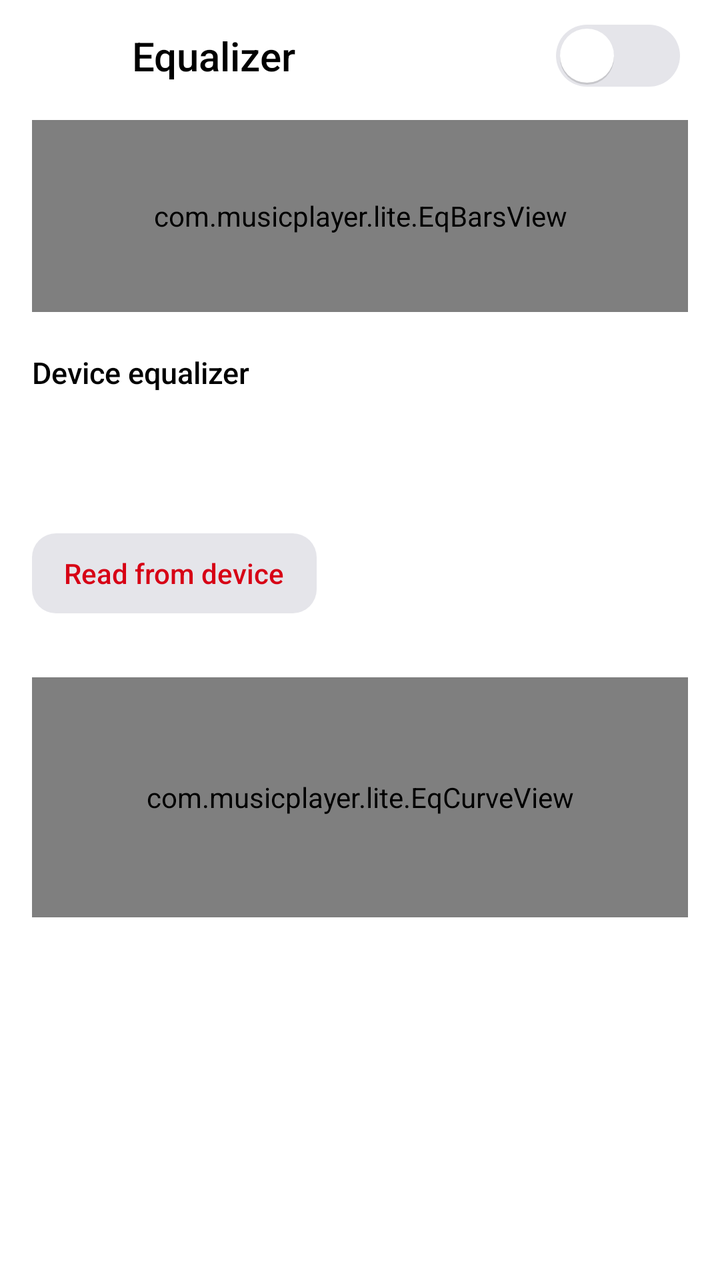
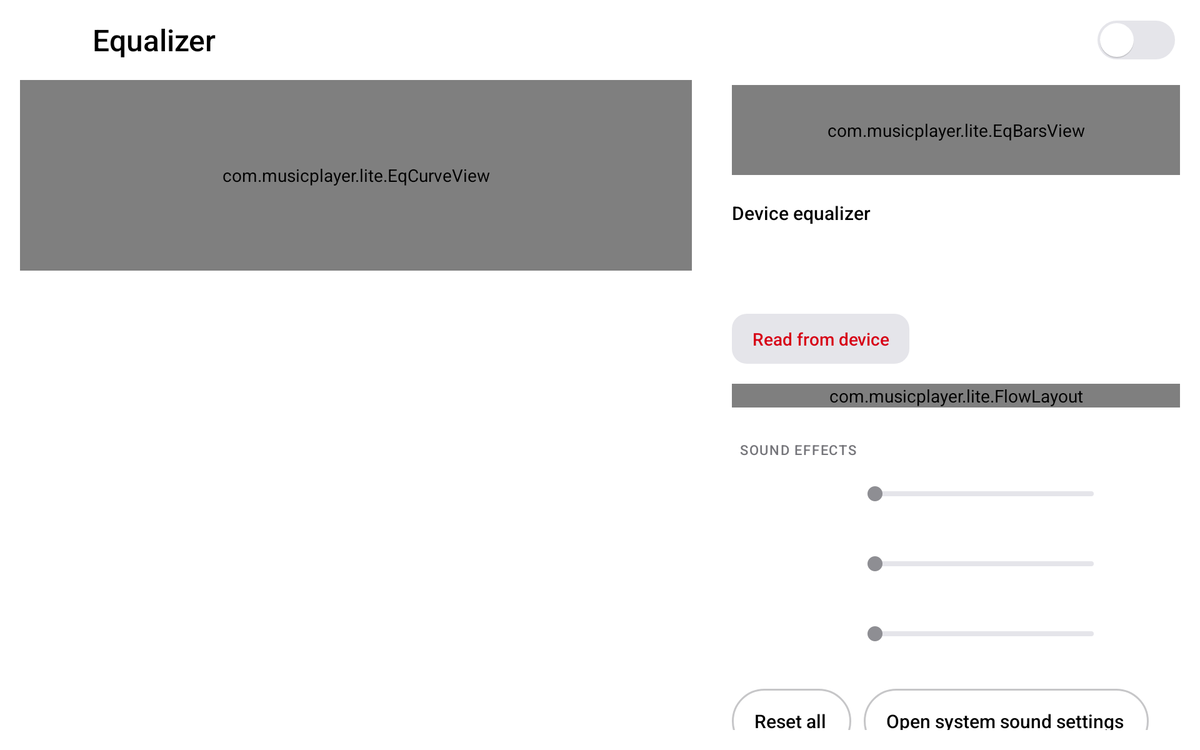

Compare how this app lays out the same screen by default and in its alternative resource folder. The renders come first, then the two layout files and the values they reference.
<!-- AndroidManifest.xml: application theme AppTheme -->
<!-- res/layout/activity_equalizer.xml -->
<?xml version="1.0" encoding="utf-8"?>
<LinearLayout xmlns:android="http://schemas.android.com/apk/res/android"
    xmlns:app="http://schemas.android.com/apk/res-auto"
    android:layout_width="match_parent"
    android:layout_height="match_parent"
    android:orientation="vertical">

    <LinearLayout
        style="@style/TopBar"
        android:paddingStart="4dp"
        android:paddingEnd="4dp">

        <ImageButton
            android:id="@+id/btn_back"
            android:layout_marginStart="6dp"
            android:tag="glass:pill"
            style="@style/IconButton"
            android:contentDescription="@string/cd_back"
            android:src="@drawable/ic_arrow_back" />

        <TextView
            style="@style/TopTitle"
            android:layout_width="0dp"
            android:layout_marginStart="8dp"
            android:layout_weight="1"
            android:text="@string/eq_title" />

        <Switch
            android:id="@+id/eq_switch"
            android:layout_width="wrap_content"
            android:layout_height="wrap_content"
            android:layout_marginEnd="16dp"
            android:contentDescription="@string/eq_switch" />
    </LinearLayout>

    <TextView
        android:id="@+id/eq_unavailable"
        android:layout_width="match_parent"
        android:layout_height="wrap_content"
        android:padding="@dimen/gutter"
        android:text="@string/eq_unavailable"
        android:textColor="@color/text_secondary"
        android:textSize="15sp"
        android:visibility="gone" />

    <ScrollView
        android:id="@+id/eq_content"
        android:layout_width="match_parent"
        android:layout_height="0dp"
        android:layout_weight="1"
        android:scrollbars="none">

        <LinearLayout
            android:layout_width="match_parent"
            android:layout_height="wrap_content"
            android:orientation="vertical"
            android:paddingStart="@dimen/gutter"
            android:paddingEnd="@dimen/gutter"
            android:paddingBottom="24dp">

            
            <com.musicplayer.lite.EqBarsView
            app:hideWhenNone="true"
                android:id="@+id/eq_bars"
                android:layout_width="match_parent"
                android:layout_height="@dimen/eq_bars_height"
                android:layout_marginTop="4dp"
                android:layout_marginBottom="16dp"
                android:background="?attr/appCard"
                android:importantForAccessibility="no"
                android:padding="16dp"
                android:tag="glass:card"
                app:barColor="?attr/appAccentFill"
                app:bars="20" />

            <include layout="@layout/part_eq_device" />

            <HorizontalScrollView
                android:layout_width="match_parent"
                android:layout_height="wrap_content"
                android:overScrollMode="never"
                android:scrollbars="none">

                <LinearLayout
                    android:id="@+id/eq_presets"
                    android:layout_width="wrap_content"
                    android:layout_height="wrap_content"
                    android:orientation="horizontal" />
            </HorizontalScrollView>

            <LinearLayout
                android:layout_width="match_parent"
                android:layout_height="wrap_content"
                android:layout_marginTop="16dp"
                android:orientation="vertical"
                android:tag="glass:card,padded">

                <com.musicplayer.lite.EqCurveView
                    android:id="@+id/eq_curve"
                    android:layout_width="match_parent"
                    android:layout_height="@dimen/eq_curve_height" />

                <LinearLayout
                    android:id="@+id/eq_bands"
                    android:layout_width="match_parent"
                    android:layout_height="@dimen/eq_band_height"
                    android:orientation="horizontal" />
            </LinearLayout>

            <TextView
                style="@style/SectionLabel"
                android:layout_marginTop="24dp"
                android:text="@string/eq_effects" />

            <LinearLayout
                android:layout_width="match_parent"
                android:layout_height="wrap_content"
                android:orientation="vertical"
                android:tag="glass:card,padded">

                <include
                    android:id="@+id/fx_bass"
                    layout="@layout/row_effect" />

                <include
                    android:id="@+id/fx_virt"
                    layout="@layout/row_effect" />

                <include
                    android:id="@+id/fx_loud"
                    layout="@layout/row_effect" />
            </LinearLayout>

            <LinearLayout
                android:layout_width="match_parent"
                android:layout_height="wrap_content"
                android:layout_marginTop="16dp"
                android:orientation="horizontal">

                <TextView
                    android:id="@+id/eq_reset"
                    style="@style/PillOutline"
                    android:clickable="true"
                    android:focusable="true"
                    android:text="@string/eq_reset" />

                <TextView
                    android:id="@+id/eq_system"
                    style="@style/PillOutline"
                    android:layout_marginStart="10dp"
                    android:clickable="true"
                    android:focusable="true"
                    android:text="@string/eq_system" />
            </LinearLayout>
        </LinearLayout>
    </ScrollView>
</LinearLayout>
<!-- res/layout/part_eq_device.xml (included above) -->
<?xml version="1.0" encoding="utf-8"?>
<LinearLayout xmlns:android="http://schemas.android.com/apk/res/android"
    android:id="@+id/eq_device"
    android:layout_width="match_parent"
    android:layout_height="wrap_content"
    android:layout_marginTop="4dp"
    android:layout_marginBottom="16dp"
    android:orientation="vertical"
    android:tag="glass:card,padded">

    <TextView
        style="@style/SettingTitle"
        android:fontFamily="sans-serif-medium"
        android:text="@string/eq_dev_title" />

    <TextView
        android:id="@+id/eq_dev_status"
        style="@style/SettingSub"
        android:layout_marginTop="4dp" />

    <include
        android:id="@+id/row_eq_device"
        layout="@layout/row_setting" />

    <TextView
        android:id="@+id/eq_dev_read"
        style="@style/PillSmall"
        android:layout_marginTop="4dp"
        android:clickable="true"
        android:focusable="true"
        android:text="@string/eq_dev_read" />
</LinearLayout>
<!-- res/layout/row_effect.xml (included above) -->
<?xml version="1.0" encoding="utf-8"?>
<LinearLayout xmlns:android="http://schemas.android.com/apk/res/android"
    android:layout_width="match_parent"
    android:layout_height="wrap_content"
    android:gravity="center_vertical"
    android:minHeight="56dp"
    android:orientation="horizontal">

    <TextView
        android:id="@+id/fx_label"
        android:layout_width="0dp"
        android:layout_height="wrap_content"
        android:layout_weight="1.1"
        android:textColor="@color/text_primary"
        android:textSize="15sp" />

    <SeekBar
        android:id="@+id/fx_seek"
        android:layout_width="0dp"
        android:layout_height="40dp"
        android:layout_weight="2"
        android:maxHeight="4dp"
        android:minHeight="4dp"
        android:paddingStart="9dp"
        android:paddingEnd="9dp"
        android:progressDrawable="@drawable/seek_progress"
        android:splitTrack="false"
        android:thumb="@drawable/seek_thumb" />

    <TextView
        android:id="@+id/fx_value"
        android:layout_width="60dp"
        android:layout_height="wrap_content"
        android:fontFeatureSettings="tnum"
        android:gravity="end"
        android:textColor="@color/text_secondary"
        android:textSize="13sp" />
</LinearLayout>
<!-- res/layout/row_setting.xml (included above) -->
<?xml version="1.0" encoding="utf-8"?>
<LinearLayout xmlns:android="http://schemas.android.com/apk/res/android"
    xmlns:tools="http://schemas.android.com/tools"
    android:layout_width="match_parent"
    android:layout_height="wrap_content"
    android:background="?android:attr/selectableItemBackground"
    android:gravity="center_vertical"
    android:minHeight="46dp"
    android:orientation="horizontal"
    tools:ignore="Overdraw">

    <ImageView
        android:id="@+id/set_icon"
        android:layout_width="24dp"
        android:layout_height="24dp"
        android:layout_marginEnd="12dp"
        android:background="@drawable/bg_set_icon"
        android:importantForAccessibility="no"
        android:padding="5dp"
        android:scaleType="fitCenter"
        android:tint="#FFFFFF"
        android:visibility="gone" />

    <LinearLayout
        android:layout_width="0dp"
        android:layout_height="wrap_content"
        android:layout_weight="1"
        android:orientation="vertical"
        android:paddingTop="6dp"
        android:paddingBottom="6dp">

        <TextView
            android:id="@+id/set_title"
            style="@style/SettingTitle" />

        <TextView
            android:id="@+id/set_sub"
            style="@style/SettingSub"
            android:visibility="gone" />
    </LinearLayout>

    <Switch
        android:id="@+id/set_switch"
        android:layout_width="wrap_content"
        android:layout_height="wrap_content"
        android:layout_marginStart="12dp"
        android:importantForAccessibility="no"
        android:thumbTint="#FFFFFFFF"
        android:trackTint="@color/switch_track"
        android:trackTintMode="src_in"
        android:visibility="gone" />
</LinearLayout>
<!-- resources referenced by this layout -->
<resources>
  <!-- from res/values-notnight/ -->
  <color name="text_primary">#000000</color>
  <!-- from res/values-notnight/ -->
  <color name="text_secondary">#6C6C70</color>
  <dimen name="eq_band_height">210dp</dimen>
  <dimen name="eq_bars_height">96dp</dimen>
  <dimen name="eq_curve_height">120dp</dimen>
  <dimen name="gutter">16dp</dimen>
  <!-- drawable bg_set_icon (drawable) -->
  <?xml version="1.0" encoding="utf-8"?>
  <shape xmlns:android="http://schemas.android.com/apk/res/android" android:shape="rectangle">
      <corners android:radius="7dp" />
      <solid android:color="#8E8E93" />
  </shape>
  <!-- drawable seek_thumb (drawable) -->
  <?xml version="1.0" encoding="utf-8"?>
  <shape xmlns:android="http://schemas.android.com/apk/res/android"
      android:shape="oval">
      <solid android:color="@color/icon_dim" />
      <size
          android:width="12dp"
          android:height="12dp" />
  </shape>
  <string name="cd_back">Back</string>
  <string name="eq_dev_read">Read from device</string>
  <string name="eq_dev_title">Device equalizer</string>
  <string name="eq_effects">Sound effects</string>
  <string name="eq_reset">Reset all</string>
  <string name="eq_switch">Equalizer on or off</string>
  <string name="eq_system">Open system sound settings</string>
  <string name="eq_title">Equalizer</string>
  <string name="eq_unavailable">The equalizer isn\'t available on this device\'s audio system.</string>
  <style name="PillOutline" parent="Pill">
          <item name="android:background">@drawable/bg_pill_outline</item>
          <item name="android:textColor">@color/text_primary</item>
          <item name="android:drawableTint">@color/text_primary</item>
      </style>
  <style name="SettingTitle">
          <item name="android:layout_width">match_parent</item>
          <item name="android:layout_height">wrap_content</item>
          <item name="android:textColor">@color/text_primary</item>
          <item name="android:textSize">15sp</item>
      </style>
  <!-- from res/values-notnight/ -->
  <color name="eq_track">#E5E5EA</color>
  <!-- from res/values-notnight/ -->
  <color name="icon_dim">#8E8E93</color>
  <dimen name="icon_btn">48dp</dimen>
  <!-- from res/values-notnight/ -->
  <color name="icon">#1C1C1E</color>
  <!-- from res/values-notnight/ -->
  <color name="text_tertiary">#75757A</color>
  <dimen name="topbar_height">56dp</dimen>
  <dimen name="text_top_title">20sp</dimen>
  <!-- from res/values-notnight/ -->
  <color name="surface">#F2F2F7</color>
  <!-- from res/values-notnight/ -->
  <color name="bg">#FFFFFF</color>
  <!-- from res/values-notnight/ -->
  <color name="accent_text">#D70015</color>
  <!-- from res/values-notnight/ -->
  <color name="ripple">#1F000000</color>
  <!-- from res/values-notnight/ -->
  <style name="AppPopup" parent="android:Widget.Material.Light.PopupMenu">
          <item name="android:popupBackground">@color/surface</item>
      </style>
  <!-- from res/values-notnight/ -->
  <color name="accent">#E5202B</color>
  <!-- drawable bg_art (drawable) -->
  <?xml version="1.0" encoding="utf-8"?>
  <shape xmlns:android="http://schemas.android.com/apk/res/android"
      android:shape="rectangle">
      <solid android:color="@color/surface_raised" />
      <corners android:radius="6dp" />
  </shape>
  <!-- drawable bg_card (drawable) -->
  <?xml version="1.0" encoding="utf-8"?>
  <shape xmlns:android="http://schemas.android.com/apk/res/android"
      android:shape="rectangle">
      <solid android:color="@color/grouped_card" />
      <corners android:radius="12dp" />
  </shape>
  <dimen name="pill_height">44dp</dimen>
  <!-- from res/values-notnight/ -->
  <color name="outline">#C6C6C8</color>
  <!-- from res/values-notnight/ -->
  <color name="surface_raised">#E5E5EA</color>
  <!-- from res/values-notnight/ -->
  <color name="grouped_card">#FFFFFF</color>
  <!-- from res/values-notnight/ -->
  <color name="divider">#E5E5EA</color>
  <!-- some entries are left out for length -->
</resources>
<!-- res/layout-w640dp-h400dp-land/activity_equalizer.xml (the repository's variant of the layout above) -->
<!-- drawn on a 7-inch tablet turned sideways -->
<?xml version="1.0" encoding="utf-8"?>
<LinearLayout xmlns:android="http://schemas.android.com/apk/res/android"
    xmlns:app="http://schemas.android.com/apk/res-auto"
    xmlns:tools="http://schemas.android.com/tools"
    android:layout_width="match_parent"
    android:layout_height="match_parent"
    android:orientation="vertical">

    <LinearLayout
        style="@style/TopBar"
        android:paddingStart="4dp"
        android:paddingEnd="4dp">

        <ImageButton
            android:id="@+id/btn_back"
            android:layout_marginStart="6dp"
            android:tag="glass:pill"
            style="@style/IconButton"
            android:contentDescription="@string/cd_back"
            android:src="@drawable/ic_arrow_back" />

        <TextView
            style="@style/TopTitle"
            android:layout_width="0dp"
            android:layout_marginStart="8dp"
            android:layout_weight="1"
            android:text="@string/eq_title" />

        <Switch
            android:id="@+id/eq_switch"
            android:layout_width="wrap_content"
            android:layout_height="wrap_content"
            android:layout_marginEnd="16dp"
            android:contentDescription="@string/eq_switch" />
    </LinearLayout>

    <TextView
        android:id="@+id/eq_unavailable"
        android:layout_width="match_parent"
        android:layout_height="wrap_content"
        android:padding="@dimen/gutter"
        android:text="@string/eq_unavailable"
        android:textColor="@color/text_secondary"
        android:textSize="16sp"
        android:visibility="gone" />

    <LinearLayout
        android:id="@+id/eq_content"
        android:layout_width="match_parent"
        android:layout_height="0dp"
        android:layout_weight="1"
        android:baselineAligned="false"
        android:orientation="horizontal"
        android:paddingStart="@dimen/gutter"
        android:paddingEnd="@dimen/gutter"
        android:paddingBottom="16dp">

        <LinearLayout
            android:layout_width="0dp"
            android:layout_height="match_parent"
            android:layout_weight="3"
            android:orientation="vertical"
            android:tag="glass:card,padded"
            tools:ignore="NestedWeights">

            <com.musicplayer.lite.EqCurveView
                android:id="@+id/eq_curve"
                android:layout_width="match_parent"
                android:layout_height="0dp"
                android:layout_weight="1"
                tools:ignore="NestedWeights" />

            <LinearLayout
                android:id="@+id/eq_bands"
                android:layout_width="match_parent"
                android:layout_height="0dp"
                android:layout_weight="2.4"
                android:orientation="horizontal"
                tools:ignore="NestedWeights" />
        </LinearLayout>

        <ScrollView
            android:layout_width="0dp"
            android:layout_height="match_parent"
            android:layout_marginStart="32dp"
            android:layout_weight="2"
            android:scrollbars="none">

            <LinearLayout
                android:layout_width="match_parent"
                android:layout_height="wrap_content"
                android:orientation="vertical">

                
                <com.musicplayer.lite.EqBarsView
            app:hideWhenNone="true"
                    android:id="@+id/eq_bars"
                    android:layout_width="match_parent"
                    android:layout_height="@dimen/eq_bars_height"
                    android:layout_marginTop="4dp"
                    android:layout_marginBottom="16dp"
                    android:background="?attr/appCard"
                    android:importantForAccessibility="no"
                    android:padding="16dp"
                    android:tag="glass:card"
                    app:barColor="?attr/appAccentFill"
                    app:bars="20" />

                <include layout="@layout/part_eq_device" />

                <com.musicplayer.lite.FlowLayout
                    android:id="@+id/eq_presets"
                    android:layout_width="match_parent"
                    android:layout_height="wrap_content" />

                <TextView
                    style="@style/SectionLabel"
                    android:layout_marginTop="20dp"
                    android:text="@string/eq_effects" />

                <LinearLayout
                    android:layout_width="match_parent"
                    android:layout_height="wrap_content"
                    android:orientation="vertical"
                    android:tag="glass:card,padded">

                    <include
                        android:id="@+id/fx_bass"
                        layout="@layout/row_effect" />

                    <include
                        android:id="@+id/fx_virt"
                        layout="@layout/row_effect" />

                    <include
                        android:id="@+id/fx_loud"
                        layout="@layout/row_effect" />
                </LinearLayout>

                <LinearLayout
                    android:layout_width="match_parent"
                    android:layout_height="wrap_content"
                    android:layout_marginTop="16dp"
                    android:orientation="horizontal">

                    <TextView
                        android:id="@+id/eq_reset"
                        style="@style/PillOutline"
                        android:clickable="true"
                        android:focusable="true"
                        android:text="@string/eq_reset" />

                    <TextView
                        android:id="@+id/eq_system"
                        style="@style/PillOutline"
                        android:layout_marginStart="10dp"
                        android:clickable="true"
                        android:focusable="true"
                        android:text="@string/eq_system" />
                </LinearLayout>
            </LinearLayout>
        </ScrollView>
    </LinearLayout>
</LinearLayout>
<!-- resources referenced by the variant -->
<!-- as a 7-inch tablet turned sideways resolves them -->
<resources>
  <!-- from res/values-notnight/ -->
  <color name="text_primary">#000000</color>
  <!-- from res/values-notnight/ -->
  <color name="text_secondary">#6C6C70</color>
  <!-- from res/values-w640dp-h400dp-land/ -->
  <dimen name="eq_bars_height">72dp</dimen>
  <dimen name="gutter">16dp</dimen>
  <!-- drawable bg_set_icon (drawable) -->
  <?xml version="1.0" encoding="utf-8"?>
  <shape xmlns:android="http://schemas.android.com/apk/res/android" android:shape="rectangle">
      <corners android:radius="7dp" />
      <solid android:color="#8E8E93" />
  </shape>
  <!-- drawable seek_thumb (drawable) -->
  <?xml version="1.0" encoding="utf-8"?>
  <shape xmlns:android="http://schemas.android.com/apk/res/android"
      android:shape="oval">
      <solid android:color="@color/icon_dim" />
      <size
          android:width="12dp"
          android:height="12dp" />
  </shape>
  <string name="cd_back">Back</string>
  <string name="eq_dev_read">Read from device</string>
  <string name="eq_dev_title">Device equalizer</string>
  <string name="eq_effects">Sound effects</string>
  <string name="eq_reset">Reset all</string>
  <string name="eq_switch">Equalizer on or off</string>
  <string name="eq_system">Open system sound settings</string>
  <string name="eq_title">Equalizer</string>
  <string name="eq_unavailable">The equalizer isn\'t available on this device\'s audio system.</string>
  <style name="PillOutline" parent="Pill">
          <item name="android:background">@drawable/bg_pill_outline</item>
          <item name="android:textColor">@color/text_primary</item>
          <item name="android:drawableTint">@color/text_primary</item>
      </style>
  <style name="SettingTitle">
          <item name="android:layout_width">match_parent</item>
          <item name="android:layout_height">wrap_content</item>
          <item name="android:textColor">@color/text_primary</item>
          <item name="android:textSize">15sp</item>
      </style>
  <!-- from res/values-notnight/ -->
  <color name="eq_track">#E5E5EA</color>
  <!-- from res/values-notnight/ -->
  <color name="icon_dim">#8E8E93</color>
  <!-- from res/values-w640dp-h400dp-land/ -->
  <dimen name="icon_btn">56dp</dimen>
  <!-- from res/values-notnight/ -->
  <color name="icon">#1C1C1E</color>
  <!-- from res/values-notnight/ -->
  <color name="text_tertiary">#75757A</color>
  <!-- from res/values-w640dp-h400dp-land/ -->
  <dimen name="topbar_height">64dp</dimen>
  <!-- from res/values-w640dp-h400dp-land/ -->
  <dimen name="text_top_title">24sp</dimen>
  <!-- from res/values-notnight/ -->
  <color name="surface">#F2F2F7</color>
  <!-- from res/values-notnight/ -->
  <color name="bg">#FFFFFF</color>
  <!-- from res/values-notnight/ -->
  <color name="accent_text">#D70015</color>
  <!-- from res/values-notnight/ -->
  <color name="ripple">#1F000000</color>
  <!-- from res/values-notnight/ -->
  <style name="AppPopup" parent="android:Widget.Material.Light.PopupMenu">
          <item name="android:popupBackground">@color/surface</item>
      </style>
  <!-- from res/values-notnight/ -->
  <color name="accent">#E5202B</color>
  <!-- drawable bg_art (drawable) -->
  <?xml version="1.0" encoding="utf-8"?>
  <shape xmlns:android="http://schemas.android.com/apk/res/android"
      android:shape="rectangle">
      <solid android:color="@color/surface_raised" />
      <corners android:radius="6dp" />
  </shape>
  <!-- drawable bg_card (drawable) -->
  <?xml version="1.0" encoding="utf-8"?>
  <shape xmlns:android="http://schemas.android.com/apk/res/android"
      android:shape="rectangle">
      <solid android:color="@color/grouped_card" />
      <corners android:radius="12dp" />
  </shape>
  <!-- from res/values-w640dp-h400dp-land/ -->
  <dimen name="pill_height">52dp</dimen>
  <!-- from res/values-notnight/ -->
  <color name="outline">#C6C6C8</color>
  <!-- from res/values-notnight/ -->
  <color name="surface_raised">#E5E5EA</color>
  <!-- from res/values-notnight/ -->
  <color name="grouped_card">#FFFFFF</color>
  <!-- from res/values-notnight/ -->
  <color name="divider">#E5E5EA</color>
  <!-- some entries are left out for length -->
</resources>
